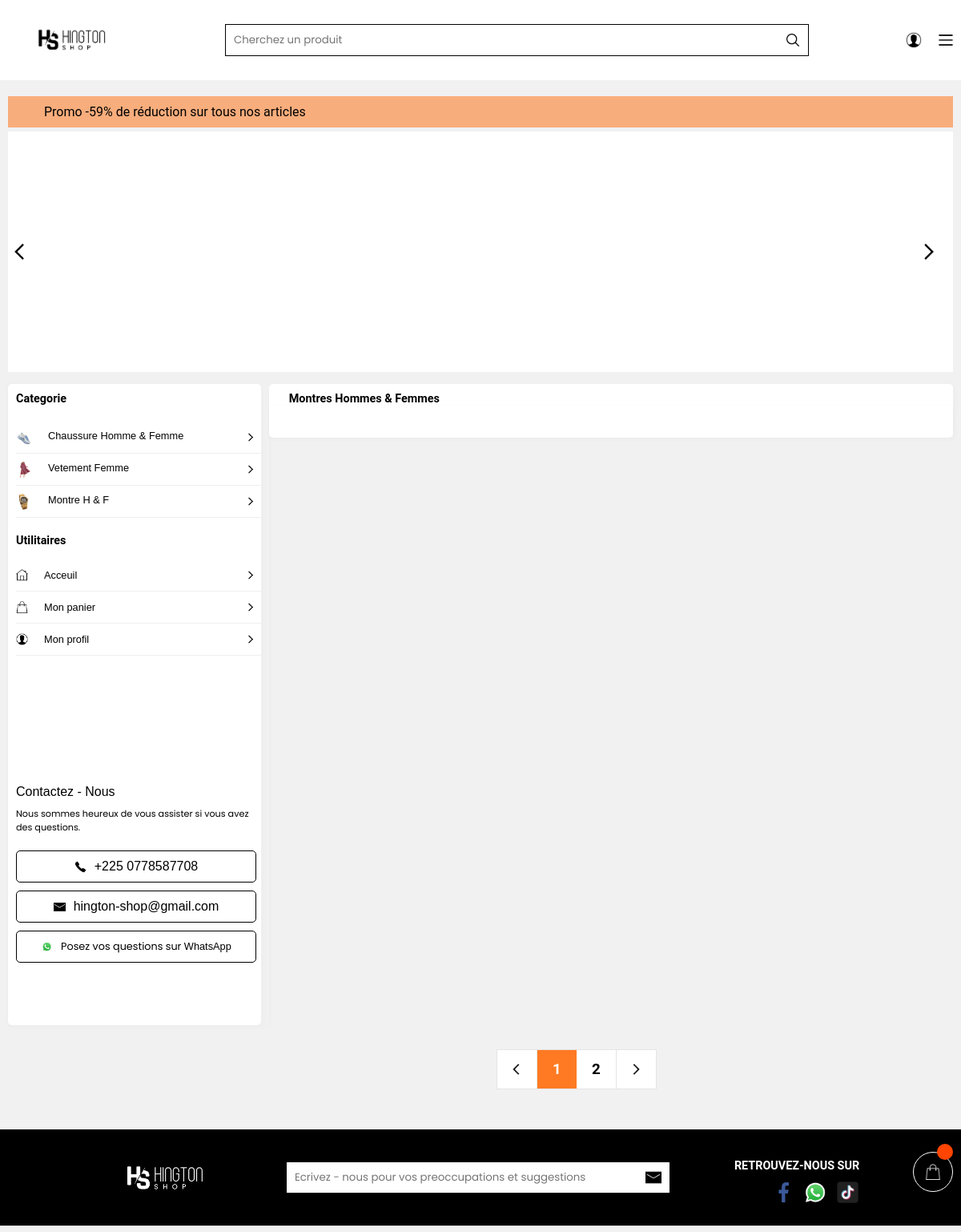
The app's page /montrels, older data.
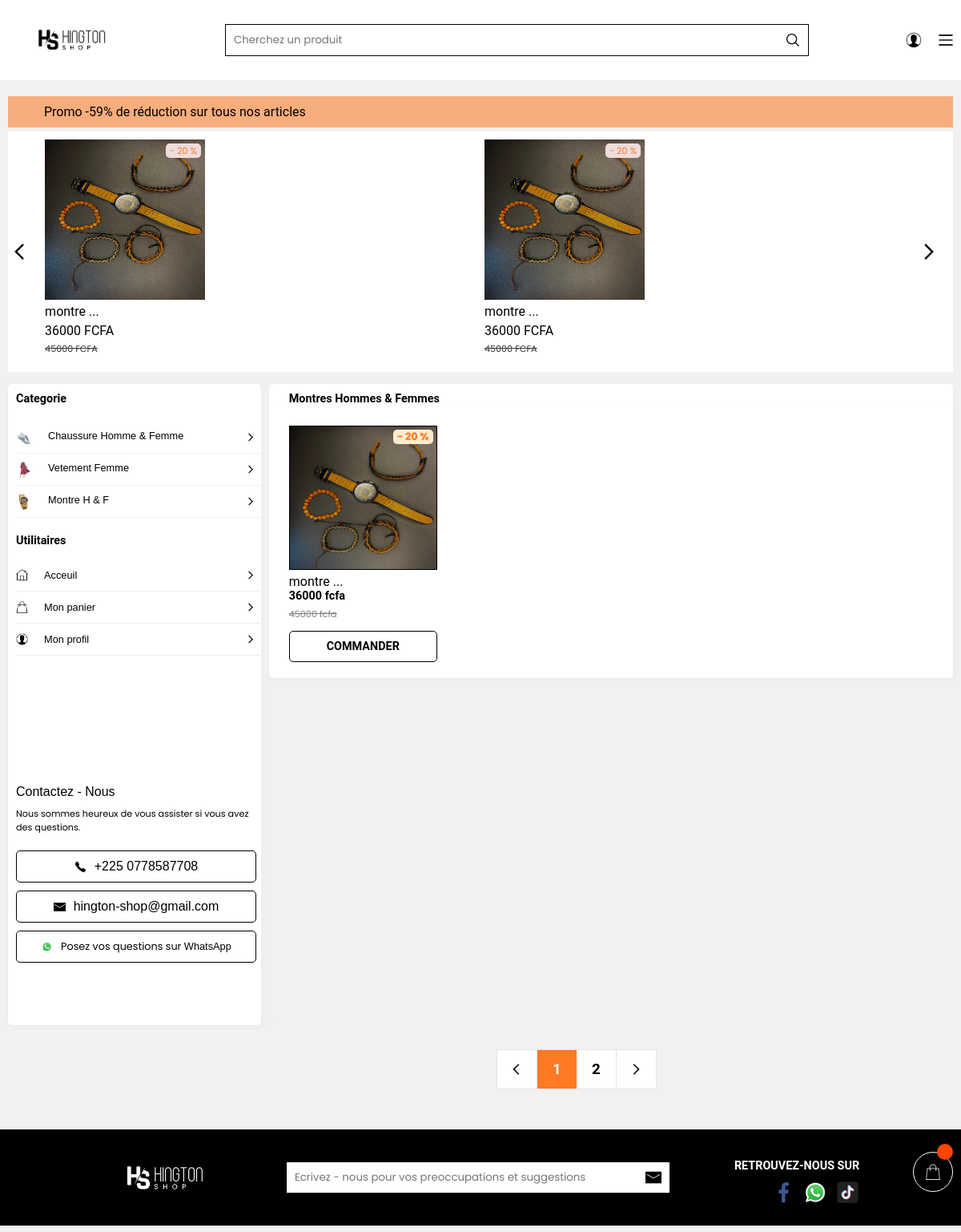
The same page, newer data.
### app.py (models this page shows, shortened)
class Ajouter(db.Model):
    id = db.Column(db.Integer, primary_key = True)
    nom = db.Column(db.String(500), unique = False , nullable = False)
    description = db.Column(db.String(500), unique = False , nullable = False)
    liens = db.Column(db.String(500), unique = False , nullable = False)
    prix = db.Column(db.String(500), unique = False , nullable = False)
    porce = db.Column(db.String(500), unique = False , nullable = False)
    porceprix = db.Column(db.String(500), unique = False , nullable = False)
    categorie = db.Column(db.String(500), unique = False , nullable = False)
    image = db.Column(db.String(500), unique = True , nullable = False)
    twoimage = db.Column(db.String(500), unique = False , nullable = False)
    threeimage = db.Column(db.String(500), unique = False , nullable = False)
    forimage = db.Column(db.String(500), unique = False , nullable = False)
    xs = db.Column(db.String(500), unique = False , nullable = False)
    s = db.Column(db.String(500), unique = False , nullable = False)
    m = db.Column(db.String(500), unique = False , nullable = False)
    l = db.Column(db.String(500), unique = False , nullable = False)
    xl = db.Column(db.String(500), unique = False , nullable = False)
    xxl = db.Column(db.String(500), unique = False , nullable = False)
    rouge = db.Column(db.String(500), unique = False , nullable = False)
    blanc = db.Column(db.String(500), unique = False , nullable = False)
    noir = db.Column(db.String(500), unique = False , nullable = False)
    jaune = db.Column(db.String(500), unique = False , nullable = False)
    vert = db.Column(db.String(500), unique = False , nullable = False)
    orange = db.Column(db.String(500), unique = False , nullable = False)
    bleu = db.Column(db.String(500), unique = False , nullable = False)
    rose = db.Column(db.String(500), unique = False , nullable = False)
    marron = db.Column(db.String(500), unique = False , nullable = False)
    violet = db.Column(db.String(500), unique = False , nullable = False)
    gris = db.Column(db.String(500), unique = False , nullable = False)
    tranwite = db.Column(db.String(500), unique = False , nullable = False)
    tranneuf = db.Column(db.String(500), unique = False , nullable = False)
    karente = db.Column(db.String(500), unique = False , nullable = False)
    tranwiteun = db.Column(db.String(500), unique = False , nullable = False)
    tranwitedeux = db.Column(db.String(500), unique = False , nullable = False)
    tranwitrois = db.Column(db.String(500), unique = False , nullable = False)
    tranwitekate = db.Column(db.String(500), unique = False , nullable = False)
    xslet = db.Column(db.String(500), unique = False , nullable = False)
    slet = db.Column(db.String(500), unique = False , nullable = False)
    mlet = db.Column(db.String(500), unique = False , nullable = False)
    llet = db.Column(db.String(500), unique = False , nullable = False)
    xllet = db.Column(db.String(500), unique = False , nullable = False)
    xxllet = db.Column(db.String(500), unique = False , nullable = False)
    tranwitelet = db.Column(db.String(500), unique = False , nullable = False)
    tranneuflet = db.Column(db.String(500), unique = False , nullable = False)
    karentelet = db.Column(db.String(500), unique = False , nullable = False)
    tranwiteunlet = db.Column(db.String(500), unique = False , nullable = False)
    tranwitedeuxlet = db.Column(db.String(500), unique = False , nullable = False)
    tranwitroislet = db.Column(db.String(500), unique = False , nullable = False)
    tranwitekatelet = db.Column(db.String(500), unique = False , nullable = False)
    quantit = db.Column(db.String(500), unique = False , nullable = False)
    stat = db.Column(db.String(500), unique = False , nullable = False)

### app.py (the view)
@app.route("/montrels")
def montrels():
    data = []
    a = Ajouter.query.all()
    for i in a:
        if i.categorie == 'Montre':
            data.append(i)
    return render_template("montrels.html", data = data)

### templates/montrels.html (shortened to what the changed rows need)
<!DOCTYPE html>
<html lang="en">
<head>
    <link rel="stylesheet" href="/static/CSS/vent.css">
</head>
<body>
    <div class="resfgdg">
        <div class="listedeselements">
            <div class="grsgjd">
                <div class="listedeselements1">
                    {% for i in data %}
                    {% if i.stat == "vrai" %}
                     <a href="/montredetls/{{i.id}}">
                        <div class="uneldd">
                            <div class="imahhd">
                               <img id="image" src="{{url_for('static', filename='uploads/' + i.image)}}" width="100%"
                                height="100%" alt="Image principale"
                                onerror="this.onerror=null;this.src='static/IMAGE/nnssd.jpg';">
                                <div class="reghd">
                                    {% if i.porce != "0" %}
                                    <p style="color: rgba(255, 102, 0, 0.865);font-size: 0.7rem;padding-left: 5px;padding-right: 5px;">- {{i.porce}} %</p>
                                    {% endif %}
                                </div>
                            </div>
                            <p class="palhde" style="font-family: Roboto, -apple-system, BlinkMacSystemFont, Segoe UI, Helvetica Neue, Arial, sans-serif;padding-top: 5px;color: black;font-size: 1rem;">{{i.nom[:20:]}} ...</p>
                            <p style="font-family: Roboto, -apple-system, BlinkMacSystemFont, Segoe UI, Helvetica Neue, Arial, sans-serif;padding-top: 5px;color: black;">{{i.porceprix}} FCFA</p>
                            <p style="font-family: Roboto, -apple-system, BlinkMacSystemFont, Segoe UI, Helvetica Neue, Arial, sans-serif;font-size: 0.7rem;padding-top: 5px;color: rgb(53, 53, 53);"><s>{{i.prix}} FCFA</s></p>
                        </div>
                    </a>
                    {% endif %}
                    {% endfor %}
                    {% if not data[5] %}
                    {% for i in data %}
                    {% if i.stat == "vrai" %}
                     <a href="/montredetls/{{i.id}}">
                        <div class="uneldd">
                            <div class="imahhd">
                               <img id="image" src="{{url_for('static', filename='uploads/' + i.image)}}" width="100%"
                                height="100%" alt="Image principale"
                                onerror="this.onerror=null;this.src='static/IMAGE/nnssd.jpg';">
                                <div class="reghd">
                                    {% if i.porce != "0" %}
                                    <p style="color: rgba(255, 102, 0, 0.865);font-size: 0.7rem;padding-left: 5px;padding-right: 5px;">- {{i.porce}} %</p>
                                    {% endif %}
                                </div>
                            </div>
                            <p class="palhde" style="font-family: Roboto, -apple-system, BlinkMacSystemFont, Segoe UI, Helvetica Neue, Arial, sans-serif;padding-top: 5px;color: black;font-size: 1rem;">{{i.nom[:20:]}} ...</p>
                            <p style="font-family: Roboto, -apple-system, BlinkMacSystemFont, Segoe UI, Helvetica Neue, Arial, sans-serif;padding-top: 5px;color: black;">{{i.porceprix}} FCFA</p>
                            <p style="font-family: Roboto, -apple-system, BlinkMacSystemFont, Segoe UI, Helvetica Neue, Arial, sans-serif;font-size: 0.7rem;padding-top: 5px;color: rgb(53, 53, 53);"><s>{{i.prix}} FCFA</s></p>
                        </div>
                    </a>
                    {% endif %}
                    {% endfor %}
                    {% endif %}
                </div>
            </div>
        </div>
        <div class="hhsywuysdfhe">
            <div class="hwkediide">
                <div class="indikdfhef1">
                    <div class="menuddg211">
                        <div class="menuddg311">
                            <h1 style="font-size: 0.9rem;font-family: Roboto, -apple-system, BlinkMacSystemFont, Segoe UI, Helvetica Neue, Arial, sans-serif;color: black;padding-bottom: 20px;"><a href="/montrels" style="font-size: 0.9rem;font-family: Roboto, -apple-system, BlinkMacSystemFont, Segoe UI, Helvetica Neue, Arial, sans-serif;color: black;text-decoration: none;">Categorie</a> </h1>
                            <h1 style="font-size: 0.9rem;font-family: Roboto, -apple-system, BlinkMacSystemFont, Segoe UI, Helvetica Neue, Arial, sans-serif;color: black;padding-bottom: 15px;padding-top: 20px;"><a href="/vente" style="font-size: 0.9rem;font-family: Roboto, -apple-system, BlinkMacSystemFont, Segoe UI, Helvetica Neue, Arial, sans-serif;color: black;text-decoration: none;">Utilitaires</a> </h1>
                        </div>
                    </div>
                </div>
                <div class="indikdfhef2">
                    <div class="jjhfsdf54">
                        <div class="jdudu">
                            <h1 style="font-size: 0.9rem;font-family: Roboto, -apple-system, BlinkMacSystemFont, Segoe UI, Helvetica Neue, Arial, sans-serif;color: black;padding-top: 10px;padding-left: 25px;"><a href="/montrels" style="font-size: 0.9rem;font-family: Roboto, -apple-system, BlinkMacSystemFont, Segoe UI, Helvetica Neue, Arial, sans-serif;color: black;text-decoration: none;">Montres Hommes & Femmes</a> </h1>
                        </div>
                    </div>
                    <div class="diiepiire">
                        {% for i in data %}
                        {% if i.stat == "vrai" %}
                        <a href="/montredetls/{{i.id}}" id="imgform">
                            <div class="ima">
                                <img id="image" src="{{url_for('static', filename='uploads/' + i.image)}}" width="120px"
                                height="120px" alt="Image principale"
                                onerror="this.onerror=null;this.src='static/IMAGE/nnssd.jpg';">
                                <div class="poircentag">
                                    {% if i.porce != '0' %}
                                    <p style="font-size:0.8rem;color: rgba(255, 102, 0, 0.865);font-weight: bolder;background-color: blanchedalmond;padding-left: 5px;border-radius: 5px;">- {{i.porce}} %</p>
                                    {% endif %}
                                </div>
                            </div>
                            <div class="priximgform">
                                <p class="palhde" style="font-family: Roboto, -apple-system, BlinkMacSystemFont, Segoe UI, Helvetica Neue, Arial, sans-serif;padding-top: 5px;color: black;font-size: 1rem;">{{i.nom[:19:]}} ...</p>
                                <h1 style="font-size: 0.9rem;font-family: Roboto, -apple-system, BlinkMacSystemFont, Segoe UI, Helvetica Neue, Arial, sans-serif;color: black;
                                ">{{i.porceprix}} fcfa</h1>
                                {% if i.porceprix != 0 %}
                                <s style="font-size: 0.7rem;color: gray;padding-top: 5px;">{{i.prix}} fcfa</s>
                                {% endif %}
                                <div id="imgformidd">
                                    <h1 style="font-size: 0.9rem;font-family: Roboto, -apple-system, BlinkMacSystemFont, Segoe UI, Helvetica Neue, Arial, sans-serif;color: black;
                                    ">COMMANDER</h1>
                                </div>
                            </div>
                        </a>
                        {% endif %}
                        {%endfor%}
                    </div>
                </div>
            </div>
        </div>
    </div>
    <div class="insedfole">
        <footer id="foot" >
            <div id="head " style="padding-top: 20px;padding-left: 20px;">
                <h1 style="color: white;font-size: 0.9rem;font-family: Roboto, -apple-system, BlinkMacSystemFont, Segoe UI, Helvetica Neue, Arial, sans-serif">RETROUVEZ-NOUS SUR</h1>
            </div>
        </footer>
    </div>
</body>
</html>

Row changes from the older to the newer data that the page shows:
added Ajouter: image (picture), porce "20", nom "montre", porceprix "36000", prix "45000"
